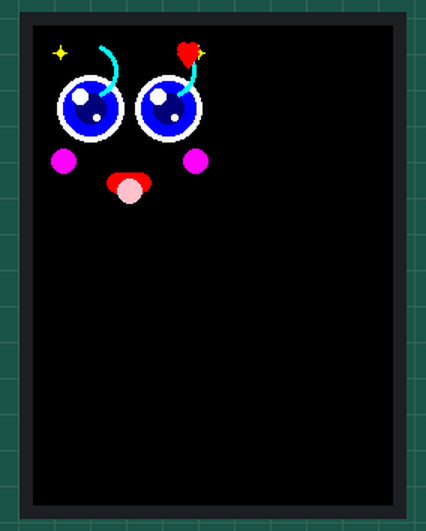
Bench run of a sketch on a simulated ESP32. Shown: 240×320 colour display.

Above: at 0.3 s.
At 3.36 s:
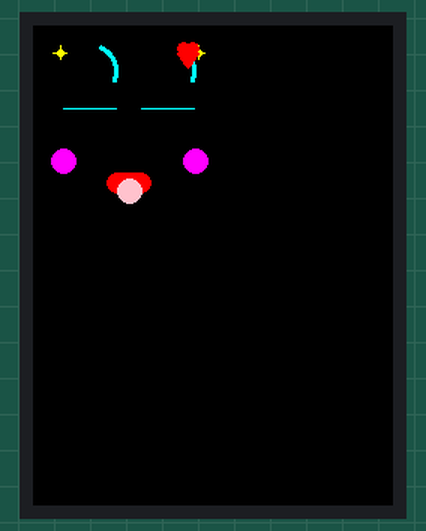

The sketch:

Smart_parking_system_copy_20260328165240.ino
```cpp
#include <TFT_eSPI.h>

TFT_eSPI tft = TFT_eSPI();

void drawFace() {

  // Background
  tft.fillScreen(TFT_BLACK);

  // Left Eye
  tft.fillCircle(38,55,22,TFT_WHITE);
  tft.fillCircle(38,55,18,TFT_BLUE);
  tft.fillCircle(38,55,10,TFT_NAVY);

  tft.fillCircle(31,47,5,TFT_WHITE);
  tft.fillCircle(42,61,2,TFT_WHITE);

  // Right Eye
  tft.fillCircle(90,55,22,TFT_WHITE);
  tft.fillCircle(90,55,18,TFT_BLUE);
  tft.fillCircle(90,55,10,TFT_NAVY);

  tft.fillCircle(83,47,5,TFT_WHITE);
  tft.fillCircle(94,61,2,TFT_WHITE);

  // Pink Cheeks
  tft.fillCircle(20,90,8,TFT_MAGENTA);
  tft.fillCircle(108,90,8,TFT_MAGENTA);

  // Mouth
  tft.fillRoundRect(49,98,30,14,7,TFT_RED);
  tft.fillCircle(64,110,8,TFT_PINK);

  // Eyebrows
  tft.drawArc(38,30,18,16,200,340,TFT_CYAN,TFT_BLACK,true);
  tft.drawArc(90,30,18,16,200,340,TFT_CYAN,TFT_BLACK,true);

  // Sparkles
  tft.fillCircle(18,18,2,TFT_YELLOW);
  tft.fillCircle(110,18,2,TFT_YELLOW);

  tft.drawFastVLine(18,13,10,TFT_YELLOW);
  tft.drawFastHLine(13,18,10,TFT_YELLOW);

  tft.drawFastVLine(110,13,10,TFT_YELLOW);
  tft.drawFastHLine(105,18,10,TFT_YELLOW);

  // Heart
  tft.fillCircle(100,15,4,TFT_RED);
  tft.fillCircle(106,15,4,TFT_RED);
  tft.fillTriangle(96,18,110,18,103,28,TFT_RED);
}

void blink() {

  // Close Eyes
  tft.fillCircle(38,55,23,TFT_BLACK);
  tft.fillCircle(90,55,23,TFT_BLACK);

  tft.drawFastHLine(20,55,36,TFT_CYAN);
  tft.drawFastHLine(72,55,36,TFT_CYAN);

  delay(170);

  drawFace();
}

void setup() {

  tft.init();
  tft.setRotation(0);

  drawFace();
}

void loop() {

  delay(3000);

  blink();
}
```
